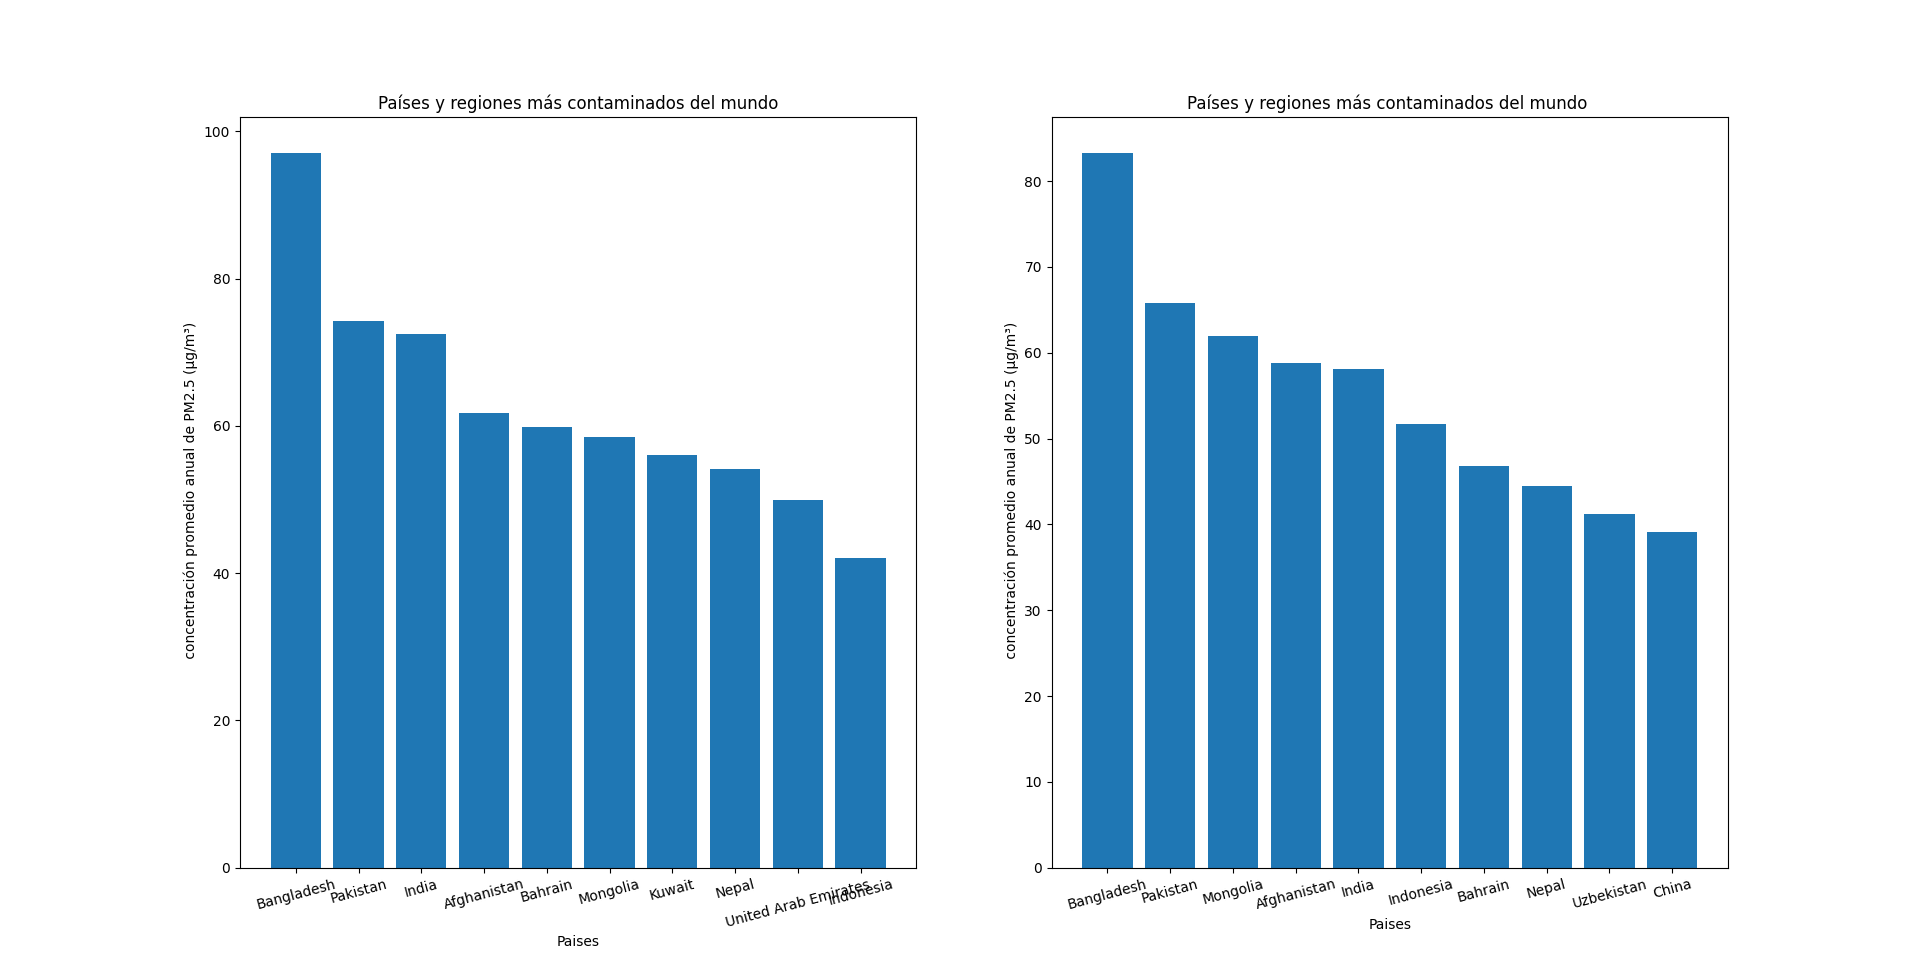

Write the Python code that produced this figure.
import pandas as pd
import matplotlib.pyplot as plt
import seaborn as sns
import numpy as np
df=pd.read_csv('Datos_Calidad_del_aire.csv')

#Países y regiones más contaminados del mundo 2018
df1=df[['Country/Region','2018']]

#Creamos una nueva columna con los valores ya reemplazados por 0
pd.options.mode.chained_assignment = None
df1['2018']=df1['2018'].replace('-',0) 
df1['2018']=df1['2018'].astype(float)

df1=df1.sort_values('2018', ascending=False)
df1=df1.head(10)
print(df1)

#grafica de barras
plt.subplot(1,2,1)

#grafica de barras para Países y regiones más contaminados del mundo  2018
plt.bar(df1['Country/Region'],df1['2018']) 
plt.title('Países y regiones más contaminados del mundo')
plt.xticks(rotation=15)
plt.xlabel('Paises')
plt.ylabel(' concentración promedio anual de PM2.5 (μg/m³)')

#Países y regiones más contaminados del mundo  2019
df2=df[['Country/Region','2019']]

#Creamos una nueva columna con los valores ya reemplazados por 0
df2['2019']=df2['2019'].replace('-',0) 
df2['2019']=df2['2019'].astype(float)

df2=df2.sort_values(by='2019', ascending=False)
df2=df2.head(10)
print(df2)

#grafica de barras para Países y regiones más contaminados del mundo  2019
plt.subplot(1,2,2)
plt.bar(df2['Country/Region'],df2['2019']) 
plt.title('Países y regiones más contaminados del mundo ')
plt.xticks(rotation=15)
plt.xlabel('Paises')
plt.ylabel(' concentración promedio anual de PM2.5 (μg/m³)')
plt.show()
